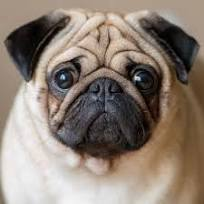
#> input picture images.jpg, 204 x 204 px
$ python task2.py
#> lines starting #> are read from the running program, lines starting #| are printed output that depends on the picture
from PIL import Image
from PIL import ImageFilter
from PIL import ImageEnhance

with Image.open("images.jpg") as pic_original:
#> pic_original is the input picture: PIL image 204x204 RGB; mean R, G, B 140.3, 127, 116
    box = (100, 100, 400, 450)

    cropped = pic_original.crop(box)
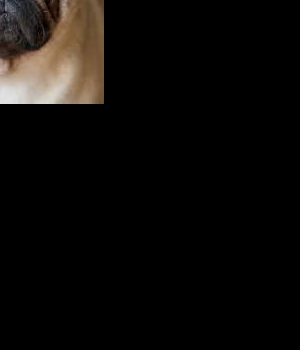
#> cropped: PIL image 300x350 RGB; mean R, G, B 13, 10.9, 8.9
    cropped.save("size.jpg")

$ run again, with завантаження.jpg copied over images.jpg
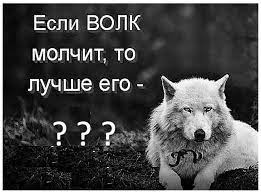
#> input picture завантаження.jpg, 261 x 193 px
#> pic_original is the input picture: PIL image 261x193 RGB; min 0, max 255, mean 73
#> `cropped = pic_original.crop(box)`:
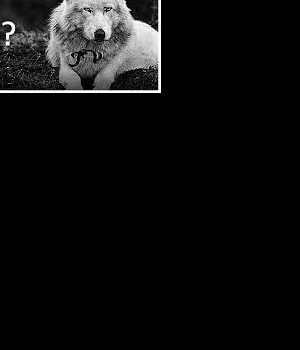
#> cropped: PIL image 300x350 RGB; min 0, max 255, mean 14
